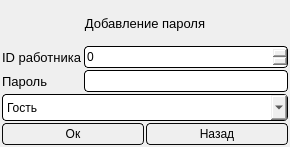
<?xml version="1.0" encoding="UTF-8"?>
<ui version="4.0">
 <class>FormForAddPassword</class>
 <widget class="QWidget" name="FormForAddPassword">
  <property name="geometry">
   <rect>
    <x>0</x>
    <y>0</y>
    <width>276</width>
    <height>147</height>
   </rect>
  </property>
  <property name="windowTitle">
   <string>Добавление пароля</string>
  </property>
  <layout class="QVBoxLayout" name="verticalLayout_3">
   <property name="spacing">
    <number>2</number>
   </property>
   <property name="leftMargin">
    <number>2</number>
   </property>
   <property name="topMargin">
    <number>2</number>
   </property>
   <property name="rightMargin">
    <number>2</number>
   </property>
   <property name="bottomMargin">
    <number>2</number>
   </property>
   <item>
    <widget class="QLabel" name="label">
     <property name="font">
      <font>
       <pointsize>10</pointsize>
      </font>
     </property>
     <property name="text">
      <string>Добавление пароля</string>
     </property>
     <property name="alignment">
      <set>Qt::AlignCenter</set>
     </property>
    </widget>
   </item>
   <item>
    <layout class="QHBoxLayout" name="horizontalLayout">
     <item>
      <layout class="QVBoxLayout" name="verticalLayout_2">
       <item>
        <widget class="QLabel" name="label_2">
         <property name="sizePolicy">
          <sizepolicy hsizetype="Preferred" vsizetype="Preferred">
           <horstretch>0</horstretch>
           <verstretch>0</verstretch>
          </sizepolicy>
         </property>
         <property name="font">
          <font>
           <pointsize>10</pointsize>
          </font>
         </property>
         <property name="text">
          <string>ID работника</string>
         </property>
        </widget>
       </item>
       <item>
        <widget class="QLabel" name="label_3">
         <property name="sizePolicy">
          <sizepolicy hsizetype="Preferred" vsizetype="Preferred">
           <horstretch>200</horstretch>
           <verstretch>0</verstretch>
          </sizepolicy>
         </property>
         <property name="font">
          <font>
           <pointsize>10</pointsize>
          </font>
         </property>
         <property name="layoutDirection">
          <enum>Qt::LeftToRight</enum>
         </property>
         <property name="text">
          <string>Пароль</string>
         </property>
        </widget>
       </item>
      </layout>
     </item>
     <item>
      <layout class="QVBoxLayout" name="verticalLayout">
       <item>
        <widget class="QSpinBox" name="id">
         <property name="styleSheet">
          <string notr="true">height:20;
border-radius: 4px;
background-color: qlineargradient(x1: 0, y1: 0, x2: 0, y2: 1,
                                      stop: 0 #dadbde, stop: 1 #f6f7fa);
border: 1px solid grey;
border-color: rgb(0, 0, 0);
</string>
         </property>
        </widget>
       </item>
       <item>
        <widget class="QLineEdit" name="password">
         <property name="enabled">
          <bool>true</bool>
         </property>
         <property name="styleSheet">
          <string notr="true">height:20;
border-radius: 4px;
background-color: qlineargradient(x1: 0, y1: 0, x2: 0, y2: 1,
                                      stop: 0 #dadbde, stop: 1 #f6f7fa);
border: 1px solid grey;
border-color: rgb(0, 0, 0);
</string>
         </property>
         <property name="echoMode">
          <enum>QLineEdit::Password</enum>
         </property>
        </widget>
       </item>
      </layout>
     </item>
    </layout>
   </item>
   <item>
    <widget class="QComboBox" name="access">
     <property name="enabled">
      <bool>true</bool>
     </property>
     <property name="styleSheet">
      <string notr="true">height:25;
border-radius: 4px;
background-color: qlineargradient(x1: 0, y1: 0, x2: 0, y2: 1,
                                      stop: 0 #dadbde, stop: 1 #f6f7fa);
border: 1px solid grey;
border-color: rgb(0, 0, 0);
</string>
     </property>
     <item>
      <property name="text">
       <string>Гость</string>
      </property>
     </item>
     <item>
      <property name="text">
       <string>Руководитель</string>
      </property>
     </item>
     <item>
      <property name="text">
       <string>Работник, который принимает заказы</string>
      </property>
     </item>
     <item>
      <property name="text">
       <string>Работник, который закрывает заказы</string>
      </property>
     </item>
     <item>
      <property name="text">
       <string>Администратор</string>
      </property>
     </item>
    </widget>
   </item>
   <item>
    <layout class="QHBoxLayout" name="horizontalLayout_3">
     <item>
      <widget class="QPushButton" name="ok_button">
       <property name="styleSheet">
        <string notr="true">QPushButton
{ 
border-radius : 4px;
border: 1px solid;
border-color: rgb(11, 11, 11);
height:20;
width:140;
background-color: qlineargradient(x1: 0, y1: 0, x2: 0, y2: 1,
                                      stop: 0 #dadbde, stop: 1 #f6f7fa);
}
QPushButton::pressed {
    background-color:qlineargradient(x1: 0, y1: 0, x2: 0, y2: 1,
                                      stop: 0 rgb(251, 252, 255), stop: 1 #f6f7fa);
}</string>
       </property>
       <property name="text">
        <string>Ок</string>
       </property>
      </widget>
     </item>
     <item>
      <widget class="QPushButton" name="back_button">
       <property name="styleSheet">
        <string notr="true">QPushButton
{ 
border-radius : 4px;
border: 1px solid;
border-color: rgb(11, 11, 11);
height:20;
width:140;
background-color: qlineargradient(x1: 0, y1: 0, x2: 0, y2: 1,
                                      stop: 0 #dadbde, stop: 1 #f6f7fa);
}
QPushButton::pressed {
    background-color:qlineargradient(x1: 0, y1: 0, x2: 0, y2: 1,
                                      stop: 0 rgb(251, 252, 255), stop: 1 #f6f7fa);
}</string>
       </property>
       <property name="text">
        <string>Назад</string>
       </property>
      </widget>
     </item>
    </layout>
   </item>
  </layout>
 </widget>
 <resources/>
 <connections/>
</ui>
